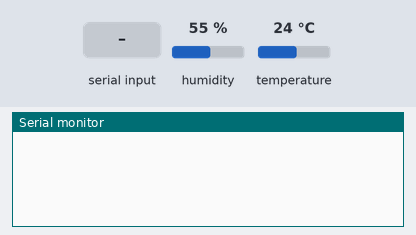
This sketch was run on a simulated Arduino Uno, built with avr-gcc and run on an emulated ATmega328P. On the bench: the last lines printed to the serial monitor. Inputs (shaded band) come from the test bench; at power-on: humidity 55 %, temperature 24 °C.

Above: at 1.2 s.
1.3 s: "M" received over Serial
At 3.2 s:
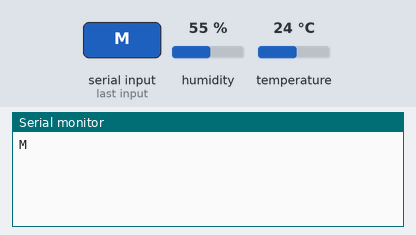
3.8 s: "M" received over the second serial link
At 5.8 s:
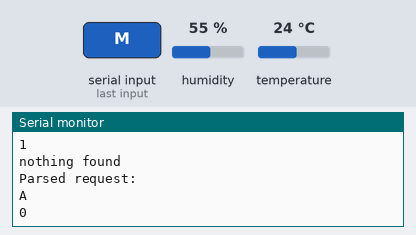
6.3 s: "<s>" received over Serial
At 8.3 s:
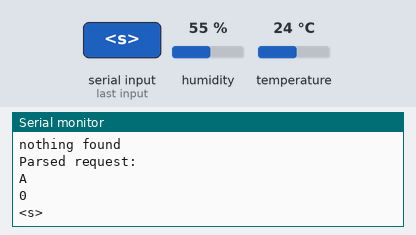
8.8 s: "</s>" received over the second serial link
At 10.9 s:
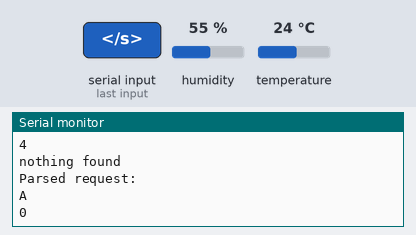
11.3 s: "90,45\n" received over Serial
At 13.4 s:
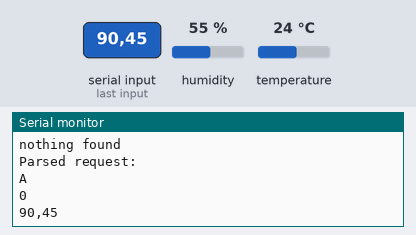
Timing chart, 0 to 14.8 s (numbered marks = the images above; inputs shaded):
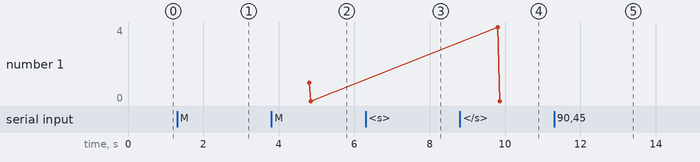

The sketch:

Controller_Arduino.ino
```cpp
/*
 * Controller_Arduino für RemoteCurtain
 *
 * author: Markus Wiedner
 *
 *
 */


#include <SoftwareSerial.h>
#include <dht_nonblocking.h>
#include "SR04.h"
#include <Stepper.h>

const int STEPS_PER_REVOLUTION = 2048;  // notwendige Schritte für eine volle Umdrehung
const int ROLE_PER_MINUTE = 10;         // stepper-Geschwindigkeit in rpm

#define DHT_SENSOR_TYPE DHT_TYPE_11
#define TRIG_PIN 8
#define ECHO_PIN 9

int lightPin = 0;


SoftwareSerial wifiSerial(3, 2);

static const int DHT_SENSOR_PIN = 12;
DHT_nonblocking dht_sensor( DHT_SENSOR_PIN, DHT_SENSOR_TYPE );

SR04 sr04 = SR04(ECHO_PIN,TRIG_PIN);
long a;

String message = "Start";
String request;
int bytesSend = 0;

float temperature;
float humidity;
float light;
int distance;

int leds = 0;

String mode = "A";
int command;
int simStepperStatus = 0;

Stepper stepper(STEPS_PER_REVOLUTION, 7, 5, 6, 4);


void setup() {
   stepper.setSpeed(ROLE_PER_MINUTE);
   Serial.begin(9600);
   wifiSerial.begin(9600);
}


// Misst Temperatur und Luftfeuchtigkeit am Sensor aus.
static bool measure_environment( float *temperature, float *humidity )
{
  static unsigned long measurement_timestamp = millis( );

  /* Misst alle 5 Sekunden. */
  if( millis( ) - measurement_timestamp > 5000ul )
  {
    if( dht_sensor.measure( temperature, humidity ) == true )
    {
      measurement_timestamp = millis( );
      return( true );
    }

    light  = analogRead(lightPin); // liest Photowiderstand am analogen Pin A0 ein.
    distance =sr04.Distance(); // US-Sensor misst Entfernung

  }

  return( false );
}

String prepareMessage()
{
  String message = String(  "<T>" + String(temperature, 1) + "</T>" +
                            "<H>" + String(humidity, 1) + "</H>" +
                            "<L>" + String(light/1032*100, 1) + "</L>" +
                            "<U>" + String(simStepperStatus) + "</U>" );

  //Serial.println(message);
  return message;
}

/*  Dreht den Steppermotor um die Differenz von Soll- und Ist-Wert.
 *  Rückführung des Ist-Wertes wird bisher nur simuliert, und muss unter Realbedingungen vom Ultraschallsensor abgenommen werden.
 *  Hierfür ist eine Abstimmung des Sensors und der Schrittweite des Motors auf Fenstergröße und Zugverhalten des Motors notwendig.
 *  Unter derzeitiger Konfiguration bedeutet vollständiges Öffnen/Schließen eine komplette Umdrehung des Steppers in positive/negative Richtung.
 */
void commandStepper()
{
  if(mode == "M"){
    float tempStep = (command - simStepperStatus)*20.56;
    Serial.println(tempStep);
    stepper.step( (int) tempStep);
    simStepperStatus = command;
  }
}

// parsed Request und extrahiert Steuerdaten. Startet Steppermotor-Regelung.
String parseRequest()
{
  String parsedRequest = "";
  if(request.indexOf("<s>") != -1 && request.indexOf("</s>") != -1)
  {
    mode = request[request.lastIndexOf("<s>") + 3];
    parsedRequest = String(request.substring(request.lastIndexOf("<s>") + 4, request.lastIndexOf("</s>")));
    command = parsedRequest.toInt();
    commandStepper();
  }

  else Serial.println("nothing found");

  return parsedRequest;
}

void loop() {


  if(Serial.available()>0){
   String message = Serial.readString();
   Serial.println(message);

  }

  // Aufruf aller Messungen
  if( measure_environment( &temperature, &humidity ) == true )
  {
    /*
    Serial.print( "T = " );
    Serial.print( temperature, 1 );
    Serial.print( " deg. C, H = " );
    Serial.print( humidity, 1 );
    Serial.print( " % Ph = " );

    Serial.print(light, 1); // Ausgabe der Lichtstärke über ser. Schnittstelle
    Serial.print( " Entfernung = " );

    Serial.print(distance); // Ausgabe der Entfernung in cm über ser. Schnittstelle
    Serial.println(" cm");
    */

    wifiSerial.print(prepareMessage());
    wifiSerial.flush();
  }


  if(wifiSerial.available()>0){
    //Serial.println("Wifi serial data available");
    request = wifiSerial.readString();
    request.trim();


    Serial.println(request);
        Serial.println("break");
        Serial.println(request.length());


    Serial.println("Parsed request: " + parseRequest());
    Serial.println(mode);
    Serial.println(command);

  }


}
```

Measured:
- after the input at 1.3 s, the serial monitor: prints a new line after 1.0 s (image 1)
- after the input at 3.8 s, the serial monitor: prints a new line after 1.0 s (image 2)
- after the input at 6.3 s, the serial monitor: prints a new line after 1.0 s (image 3)
- after the input at 8.8 s, the serial monitor: prints a new line after 1.0 s (image 4)
- after the input at 11.3 s, the serial monitor: prints a new line after 1.0 s (image 5)
